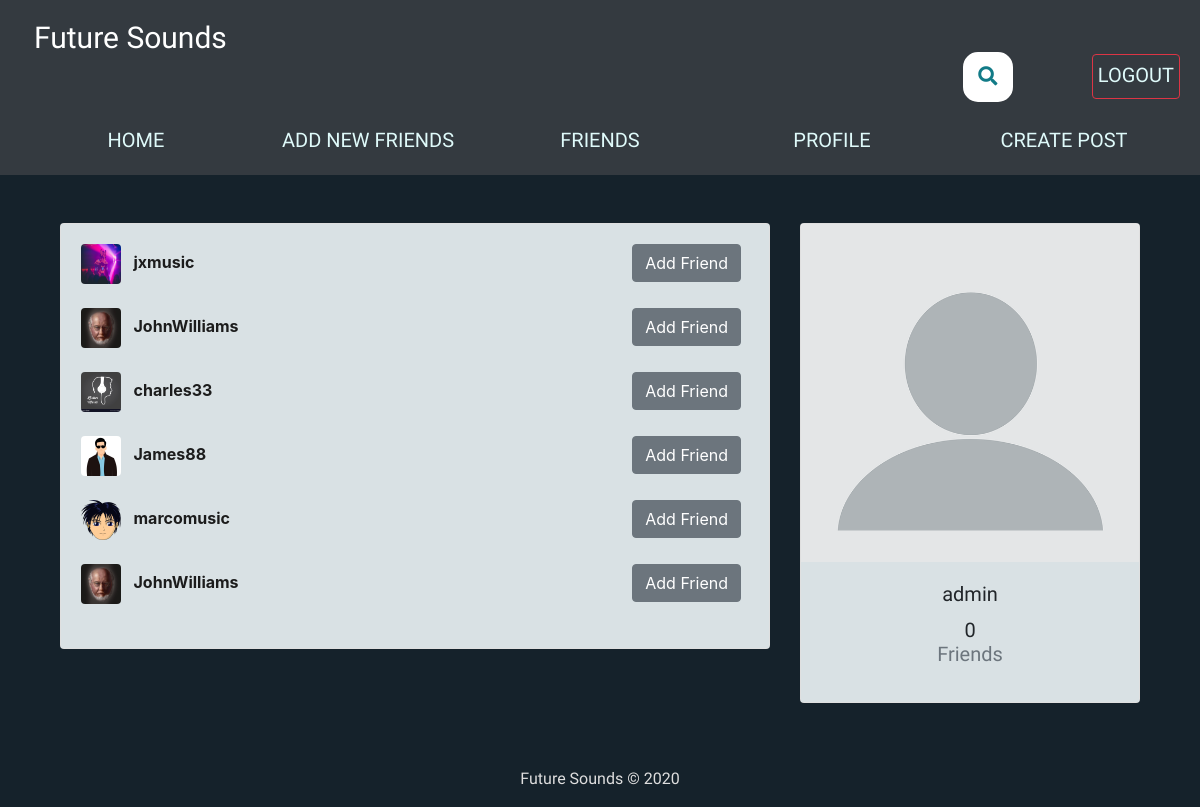
/users/ (signed in), run on the app's committed database.
### users/models.py (models this page shows)
class Profile(models.Model):
    user = models.OneToOneField(User, on_delete=models.CASCADE)
    image = models.ImageField(default='default.png', upload_to='profile_pics')
    slug = AutoSlugField(populate_from='user')
    bio = models.CharField(max_length=255, blank=True)
    friends = models.ManyToManyField('Profile', blank=True)
    def __str__(self):
        return str(self.user.username)
    def get_absolute_url(self):
        return "/users/{}".format(self.slug)

### users/views.py (the view)
# urls.py: path('users/', user_views.users_list, name='users_list'),
@login_required
def users_list(request):
    users = Profile.objects.exclude(user=request.user).exclude(slug='admin')
    sent_friend_requests = FriendRequest.objects.filter(from_user=request.user)
    sent_to = []
    friends = []
    for user in users:
        friend = user.friends.all()
        for f in friend:
            if f in friends:
                friend = friend.exclude(user=f.user)
        friends+=friend
    my_friends = request.user.profile.friends.all()
    for i in my_friends:
        if i in friends:
            friends.remove(i)
    if request.user.profile in friends:
        friends.remove(request.user.profile)
    my_users = list(users.order_by('user'))[0:10]
    for r in my_users:
        if r in friends:
            my_users.remove(r)
    friends+=my_users
    for i in my_friends:
        if i in friends:
            friends.remove(i)
    for se in sent_friend_requests:
        sent_to.append(se.to_user)
    context = {
        'users': friends,
        'sent': sent_to
    }
    return render(request, "users/users_list.html", context)

### users/templates/users/users_list.html (shortened to what this page needs)
{% extends "feed/layout.html" %} {% load static %} {% block searchform %}
<div class="container2">
<link rel="stylesheet" href="https://use.fontawesome.com/releases/v5.3.1/css/all.css"
integrity="sha384-mzrmE5qonljUremFsqc01SB46JvROS7bZs3IO2EmfFsd15uHvIt+Y8vEf7N7fWAU">
<form class="searchbar" action="{% url 'search_users' %}" method="get"">
  <button id="search_btn" type="submit">
  <i class="fa fa-search"></i>
  </button>
</form>
</div>
{% endblock searchform %} {% block content %}
<div class="container">
  <div class="row">
    <div class="col-md-8">
      {% if users %}
      <div class="card card-signin my-5">
        <div class="card-body">
          {% for user_p in users %}
          <a href="{{ user_p.get_absolute_url }}"
            ><img
              src="{{ user_p.image.url }}"
              class="rounded mr-2"
              width="40"
              height="40"
              alt=""
          /></a>
          <a class="friend_link" href="{{ user_p.get_absolute_url }}"
            ><b>{{ user_p }}</b></a
          >
          {% if not user_p.user in users %}
          <small class="float-right">
            <a
              class="btn btn-secondary mr-2"
              href="{% url 'send_friend_request' user_p.user.username %}"
              >Add Friend</a>
          </small>
          {% endif %}
          <br /><br />
          {% endfor %}
        </div>
      </div>
      {% else %}
      <h5><i>No new people to add now! Please come back later!</i></h5>
      {% endif %}
    </div>
    <div class="col-md-4">
      <div class="card card-signin my-5">
        <a href="{{ request.user.profile.get_absolute_url }}"
          ><img
            class="card-img-top"
            src="{{ request.user.profile.image.url }}"
            alt=""
        /></a>
        <div class="card-body">
          <h5 class="card-title text-center">{{ request.user }}</h5>
          <h6 class="text-center">
            {{ request.user.profile.friends.count }}
            <p class="text-muted">Friends</p>
          </h6>
        </div>
      </div>
    </div>
  </div>
  {% endblock content %} {% block jsfiles %}{% endblock jsfiles %}

### feed/static/css/custom.css (style rules this page uses)
html { overflow-y: scroll; overflow-x: scroll; -webkit-tap-highlight-color:transparent; box-sizing: border-box; }
*, *:before, *:after { box-sizing: inherit; }
body { background-color: #15222b; overflow: hidden; }
html { -o-user-select: none; -moz-user-select: none; -webkit-user-select: none; user-select: none; }
p,a,h1,h2,h3,h4,h5,h6,li,td,article { -o-user-select: text; -moz-user-select: text; -webkit-user-select: text; user-select: text; }
.container2 { width: 100%; top: 10px; left: 10%; position: absolute; margin: 0px; }
#search_btn { border: none; background: none; }
.searchbar { position: absolute; top: 32px; right: 25%; transition: all 1s; width: 50px; height: 50px; background: white; box-sizing: border-box; border-radius: 15px; border: 4px solid white; padding: 20px; }
.fa-search { box-sizing: border-box; padding: 10px; width: 42.5px; height: 42.5px; position: absolute; top: 0; right: 0; border-radius: 50%; color: #127b87; text-align: center; font-size: 1.2em; transition: all 1s; }
.card-body .text-center { font-family: 'Saira', sans-serif; font-weight: 100; font-size: 20px; }
.card-body { background-color: #d9e1e4; }
.friend_link { color: #1c1c1c; text-decoration: none; }

### data on the page
Profile: image (picture), user.username "jxmusic", shows "Add Friend"
Profile: image (picture), user.username "JohnWilliams", shows "Add Friend"
Profile: image (picture), user.username "charles33", shows "Add Friend"
Profile: image (picture), user.username "James88", shows "Add Friend"
Profile: image (picture), user.username "marcomusic", shows "Add Friend"

### other printed values
{{ request.user }} "admin"
{{ request.user.profile.friends.count }} "0"
